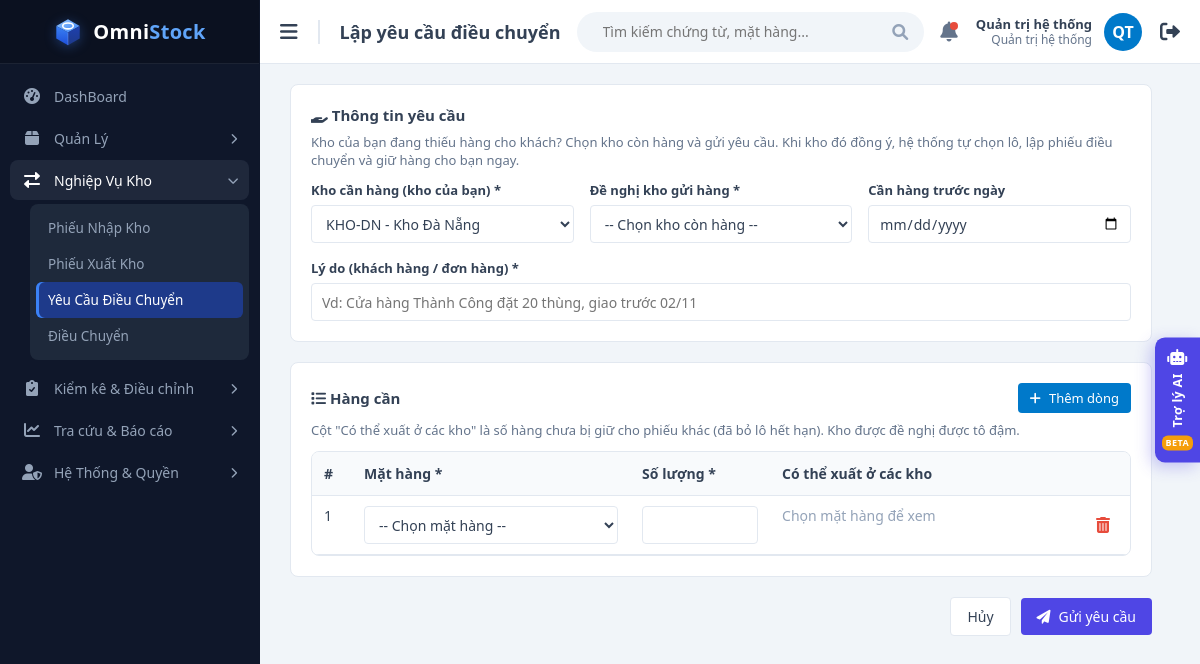
The page /views/transfer_request_form.php (signed in) on the database its author committed.
### tables this page shows
CREATE TABLE users (
  id             INT UNSIGNED AUTO_INCREMENT PRIMARY KEY,
  username       VARCHAR(50)  NOT NULL,
  password_hash  VARCHAR(255) NOT NULL,              
  full_name      VARCHAR(100) NOT NULL,
  email          VARCHAR(100) NULL,
   
  role           ENUM('ADMIN','MANAGER','STAFF') NOT NULL DEFAULT 'STAFF',
  is_active      TINYINT(1)   NOT NULL DEFAULT 1,      
   
  must_change_password TINYINT(1) NOT NULL DEFAULT 0,
  last_login_at  DATETIME     NULL,
  created_at     DATETIME     NOT NULL DEFAULT CURRENT_TIMESTAMP,
  updated_at     DATETIME     NOT NULL DEFAULT CURRENT_TIMESTAMP ON UPDATE CURRENT_TIMESTAMP,
  UNIQUE KEY uq_users_username (username),
  UNIQUE KEY uq_users_email (email)
);

### functions/helpers.php (called while the page is built, shortened)
<?php
function e($value): string
{
    return htmlspecialchars((string) $value, ENT_QUOTES, 'UTF-8');
}
function warehouseFilter(string $column, ?array $allowedWarehouses): array
{
    if ($allowedWarehouses === null) {
        return ['1 = 1', []];
    }
    $placeholders = implode(',', array_fill(0, count($allowedWarehouses), '?'));
    return ["$column IN ($placeholders)", array_map('intval', $allowedWarehouses)];
}
function asset(string $basePath, string $path): string
{
    $file = dirname(__DIR__) . '/' . $path;
    $version = is_file($file) ? filemtime($file) : 0;
    return $basePath . $path . '?v=' . $version;
}

### functions/auth.php (called while the page is built, shortened)
<?php
function loadUser(PDO $pdo, int $userId): ?array
{
    $stmt = $pdo->prepare('SELECT id, username, full_name, role, must_change_password FROM users WHERE id = ? AND is_active = 1');
    $stmt->execute([$userId]);
    $user = $stmt->fetch();
    $stmt = $pdo->prepare('SELECT warehouse_id FROM user_warehouses WHERE user_id = ? ORDER BY warehouse_id');
    $stmt->execute([$userId]);
    $user['id']         = (int) $user['id'];
    $user['warehouses'] = array_map('intval', $stmt->fetchAll(PDO::FETCH_COLUMN));
    return $user;
}
function requireLogin(string $basePath, bool $passwordPage = false): array
{
    try {
        $user = loadUser(getDbConnection(), (int) ($_SESSION['user_id'] ?? 0));
    } catch (PDOException $e) {
        http_response_code(500);
        exit('Không kết nối được CSDL: ' . e($e->getMessage()));
    }
    return $user;
}
function roleLabel(string $role): string
{
    return ['ADMIN' => 'Quản trị hệ thống', 'MANAGER' => 'Quản lý kho', 'STAFF' => 'Nhân viên kho'][$role] ?? $role;
}
function userInitials(string $fullName): string
{
    $words = preg_split('/\s+/u', trim(preg_replace('/\(.*?\)/u', '', $fullName)));
    $first = mb_substr($words[0] ?? '', 0, 1);
    $last  = count($words) > 1 ? mb_substr(end($words), 0, 1) : '';
    return mb_strtoupper($first . $last);
}

### functions/db_connection.php (called while the page is built, shortened)
<?php
function dbConfig(): array
{
    return [
        'host'     => getenv('DB_HOST') ?: 'localhost',
        'dbname'   => getenv('DB_NAME') ?: 'quanlykhohang',
        'username' => getenv('DB_USER') ?: 'root',
        'password' => getenv('DB_PASS') ?: '',
    ];
}
function getDbConnection(): PDO
{
    static $pdo = null;
    if ($pdo !== null) {
        return $pdo;
    }
    ['host' => $host, 'dbname' => $dbname, 'username' => $username, 'password' => $password] = dbConfig();
    $pdo = new PDO(
        "mysql:host=$host;dbname=$dbname;charset=utf8mb4",
        $username,
        $password,
        [
            PDO::ATTR_ERRMODE            => PDO::ERRMODE_EXCEPTION,
            PDO::ATTR_DEFAULT_FETCH_MODE => PDO::FETCH_ASSOC,
            PDO::ATTR_EMULATE_PREPARES   => false,
        ]
    );
    $pdo->exec("SET time_zone = '+07:00'");
    return $pdo;
}

### functions/voucher_functions.php (called while the page is built, shortened)
<?php
function getWarehouseOptions(PDO $pdo, ?array $allowedWarehouses): array
{
    [$whFilter, $whParams] = warehouseFilter('w.id', $allowedWarehouses);
    $stmt = $pdo->prepare("SELECT w.id, w.code, w.name FROM warehouses w WHERE w.is_active = 1 AND w.is_transit = 0 AND $whFilter ORDER BY w.code");
    $stmt->execute($whParams);
    return $stmt->fetchAll();
}

### views/transfer_request_form.php (the view, shortened to what this page needs)
<?php
require_once __DIR__ . '/../functions/db_connection.php';
require_once __DIR__ . '/../functions/helpers.php';
require_once __DIR__ . '/../functions/auth.php';
require_once __DIR__ . '/../functions/voucher_functions.php';
$user = requireLogin('../');
$old = $_SESSION['transfer_request_old'] ?? null;
$old = is_array($old) ? $old : [];
$myWarehouses  = [];
$dbError       = '';
try {
    $pdo           = getDbConnection();
    $myWarehouses  = getWarehouseOptions($pdo, $user['warehouses']);
    $allWarehouses = getWarehouseOptions($pdo, null);
} catch (PDOException $e) {
    $dbError = 'Không thể tải dữ liệu: ' . $e->getMessage();
}
$selectedTo   = (int) ($old['to_warehouse_id'] ?? ($myWarehouses[0]['id'] ?? 0));
$pageTitle    = 'Lập yêu cầu điều chuyển';
$basePath     = '../';
$activeMenu   = 'transfer_requests';
require __DIR__ . '/layout/header.php';
?>
            <?php if (empty($myWarehouses) && $dbError === ''): ?>
                <div class="alert-error"><i class="fas fa-lock"></i> Tài khoản của bạn chưa được phân quyền kho nào nên không thể lập yêu cầu.</div>
            <?php else: ?>
            <form method="post" action="../handle/transfer_request_process.php" id="requestForm">
                <div class="form-card">
                    <h3><i class="fas fa-hand-holding"></i> Thông tin yêu cầu</h3>
                    <p class="form-hint" style="margin-top: -8px;">Kho của bạn đang thiếu hàng cho khách? Chọn kho còn hàng và gửi yêu cầu. Khi kho đó đồng ý, hệ thống tự chọn lô, lập phiếu điều chuyển và giữ hàng cho bạn ngay.</p>
                    <div class="form-grid">
                        <div class="form-group">
                            <label for="toWarehouse">Kho cần hàng (kho của bạn) *</label>
                            <select class="form-control" id="toWarehouse" name="to_warehouse_id" required>
                                <?php foreach ($myWarehouses as $warehouse): ?>
                                    <option value="<?= (int) $warehouse['id'] ?>" <?= (int) $warehouse['id'] === $selectedTo ? 'selected' : '' ?>><?= e($warehouse['code'] . ' - ' . $warehouse['name']) ?></option>
                                <?php endforeach; ?>
                            </select>
                        </div>
                        <div class="form-group">
                            <label for="fromWarehouse">Đề nghị kho gửi hàng *</label>
                            <select class="form-control" id="fromWarehouse" name="from_warehouse_id" required>
                                <option value="">-- Chọn kho còn hàng --</option>
                            </select>
                        </div>
                        <div class="form-group">
                            <label for="neededBy">Cần hàng trước ngày</label>
                            <input class="form-control" type="date" id="neededBy" name="needed_by" min="<?= date('Y-m-d') ?>" value="<?= e($old['needed_by'] ?? '') ?>">
                        </div>
                        <div class="form-group span-all">
                            <label for="reason">Lý do (khách hàng / đơn hàng) *</label>
                            <input class="form-control" id="reason" name="reason" required maxlength="255" value="<?= e($old['reason'] ?? '') ?>"
                                   placeholder="Vd: Cửa hàng Thành Công đặt 20 thùng, giao trước 02/11">
                        </div>
                    </div>
                </div>
                <div class="form-card">
                    <div class="panel-title-row">
                        <h3><i class="fas fa-list"></i> Hàng cần</h3>
                        <button type="button" class="btn btn-export btn-sm" id="addRequestLine"><i class="fas fa-plus"></i> Thêm dòng</button>
                    </div>
                    <p class="form-hint">Cột "Có thể xuất ở các kho" là số hàng chưa bị giữ cho phiếu khác (đã bỏ lô hết hạn). Kho được đề nghị được tô đậm.</p>
                    <div class="table-container line-table">
                        <table>
                            <thead>
                                <tr>
                                    <th style="width: 40px;">#</th>
                                    <th style="width: 34%;">Mặt hàng *</th>
                                    <th style="width: 140px;">Số lượng *</th>
                                    <th>Có thể xuất ở các kho</th>
                                    <th style="width: 50px;"></th>
                                </tr>
                            </thead>
                            <tbody id="requestLines"></tbody>
                        </table>
                    </div>
                </div>
                <div class="form-actions">
                    <a class="btn btn-light" href="transfer_request_list.php">Hủy</a>
                    <button class="btn btn-primary" type="submit"><i class="fas fa-paper-plane"></i> Gửi yêu cầu</button>
                </div>
            </form>
            <?php endif; ?>
<?php require __DIR__ . '/layout/footer.php'; ?>

### views/layout/header.php (shortened to what this page needs)
<?php
$menuGroups = [
    'manage' => [
        'icon'  => 'fa-box',
        'label' => 'Quản Lý',
        'links' => [
            'warehouses' => ['Danh sách kho', 'views/warehouse_list.php'],
            'items'      => ['Mặt Hàng', 'views/item_list.php'],
            'batches'    => ['Lô Hàng', 'views/batch_list.php'],
        ],
    ],
    'operations' => [
        'icon'  => 'fa-exchange-alt',
        'label' => 'Nghiệp Vụ Kho',
        'links' => [
            'imports'           => ['Phiếu Nhập Kho', 'views/voucher_list.php?type=IMPORT'],
            'exports'           => ['Phiếu Xuất Kho', 'views/voucher_list.php?type=EXPORT'],
            'transfer_requests' => ['Yêu Cầu Điều Chuyển', 'views/transfer_request_list.php'],
            'transfers'         => ['Điều Chuyển', 'views/voucher_list.php?type=TRANSFER'],
        ],
    ],
    'counting' => [
        'icon'  => 'fa-clipboard-check',
        'label' => 'Kiểm kê & Điều chỉnh',
        'links' => [
            'stock_counts' => ['Đợt kiểm kê', 'views/stock_count_list.php'],
            'differences'  => ['Xử lý chênh lệch', 'views/stock_count_list.php?status=COUNTING'],
            'adjustments'  => ['Phiếu điều chỉnh', 'views/voucher_list.php?type=ADJUSTMENT'],
        ],
    ],
    'reports' => [
        'icon'  => 'fa-chart-line',
        'label' => 'Tra cứu & Báo cáo',
        'links' => [
            'current_stock'  => ['Tồn kho hiện tại', 'views/report_stock.php'],
            'ledger_summary' => ['Nhập – xuất – tồn', 'views/report_ledger.php?view=summary'],
            'ledger'         => ['Thẻ kho / sổ phát sinh', 'views/report_ledger.php?view=detail'],
            'count_report'   => ['Báo cáo kiểm kê', 'views/report_stock_count.php'],
            'reconciliation' => ['Đối chiếu sổ', 'views/report_reconciliation.php'],
        ],
    ],
];
if (isAdmin($user)) {
    $menuGroups['system'] = [
        'icon'  => 'fa-user-shield',
        'label' => 'Hệ Thống & Quyền',
        'links' => [
            'users' => ['Tài khoản & phân quyền kho', 'views/account_list.php'],
        ],
    ];
}
function menuHref(string $href, string $basePath): string
{
    return $href === '#' ? '#' : $basePath . $href;
}
?>
<!DOCTYPE html>
<html lang="vi">
<head>
    <link href="https://cdnjs.cloudflare.com/ajax/libs/font-awesome/6.0.0/css/all.min.css" rel="stylesheet">
    <link href="<?= e(asset($basePath, 'css/style.css')) ?>" rel="stylesheet">
</head>
<body>
    <div class="sidebar" id="sidebar">
        <a class="sidebar-header" href="<?= $basePath ?>index.php" title="<?= APP_NAME ?> - <?= APP_TAGLINE ?>">
            <img class="brand-logo" src="<?= e(asset($basePath, 'images/logo.svg')) ?>" alt="">
            <span class="brand-name">Omni<span>Stock</span></span>
        </a>
        <ul class="menu">
            <li class="menu-item">
                <a class="menu-btn<?= $activeMenu === 'dashboard' ? ' current' : '' ?>" href="<?= $basePath ?>index.php">
                    <i class="fas fa-tachometer-alt icon"></i>
                    <span class="menu-text">DashBoard</span>
                </a>
            </li>
            <?php foreach ($menuGroups as $menuGroup): ?>
                <?php $menuOpen = array_key_exists($activeMenu, $menuGroup['links']); ?>
                <li class="menu-item<?= $menuOpen ? ' active' : '' ?>">
                    <div class="menu-btn" onclick="toggleSubMenu(this)">
                        <i class="fas <?= $menuGroup['icon'] ?> icon"></i>
                        <span class="menu-text"><?= e($menuGroup['label']) ?></span>
                        <i class="fas fa-chevron-right arrow"></i>
                    </div>
                    <div class="sub-menu-wrap">
                        <div class="sub-menu-clip">
                            <ul class="sub-menu">
                                <?php $menuIndex = 0; ?>
                                <?php foreach ($menuGroup['links'] as $menuKey => [$menuLabel, $menuLink]): ?>
                                    <li style="--i: <?= $menuIndex++ ?>">
                                        <a href="<?= e(menuHref($menuLink, $basePath)) ?>"<?= $menuKey === $activeMenu ? ' class="current"' : '' ?>><?= e($menuLabel) ?></a>
                                    </li>
                                <?php endforeach; ?>
                            </ul>
                        </div>
                    </div>
                </li>
            <?php endforeach; ?>
        </ul>
    </div>
    <div class="main-content">
        <div class="top-navbar">
            <div class="nav-left">
                <button class="toggle-btn" id="toggleBtn"><i class="fas fa-bars"></i></button>
                <h2 class="page-title-nav"><?= e($pageTitle) ?></h2>
            </div>
            <div class="nav-center">
                <div class="nav-search">
                    <input type="text" placeholder="Tìm kiếm chứng từ, mặt hàng...">
                    <i class="fas fa-search"></i>
                </div>
            </div>
            <div class="nav-right">
                <i class="fas fa-bell" title="Thông báo"></i>
                <a class="user-link" href="<?= $basePath ?>views/change_password.php" title="<?= e($user['username']) ?> · Đổi mật khẩu">
                    <div class="user-info">
                        <strong><?= e($user['full_name']) ?></strong>
                        <span><?= e(roleLabel($user['role'])) ?></span>
                    </div>
                    <div class="avatar"><?= e(userInitials($user['full_name'])) ?></div>
                </a>
                <form method="post" action="<?= $basePath ?>handle/login_process.php">
                    <button class="toggle-btn" type="submit" title="Đăng xuất"><i class="fas fa-sign-out-alt"></i></button>
                </form>
            </div>
        </div>
        <div class="content-body">

### rows shown on the page
users: full_name "Quản trị hệ thống", role "Quản trị hệ thống", full_name "QT"

### other values the page prints
$menuGroup['label'] "Quản Lý"
$menuGroup['label'] "Nghiệp Vụ Kho"
$menuLabel "Phiếu Nhập Kho"
$menuLabel "Phiếu Xuất Kho"
$menuLabel "Yêu Cầu Điều Chuyển"
$menuLabel "Điều Chuyển"
$menuGroup['label'] "Kiểm kê & Điều chỉnh"
$menuGroup['label'] "Tra cứu & Báo cáo"
$menuGroup['label'] "Hệ Thống & Quyền"
$pageTitle "Lập yêu cầu điều chuyển"
form field to_warehouse_id "KHO-DN - Kho Đà Nẵng"
